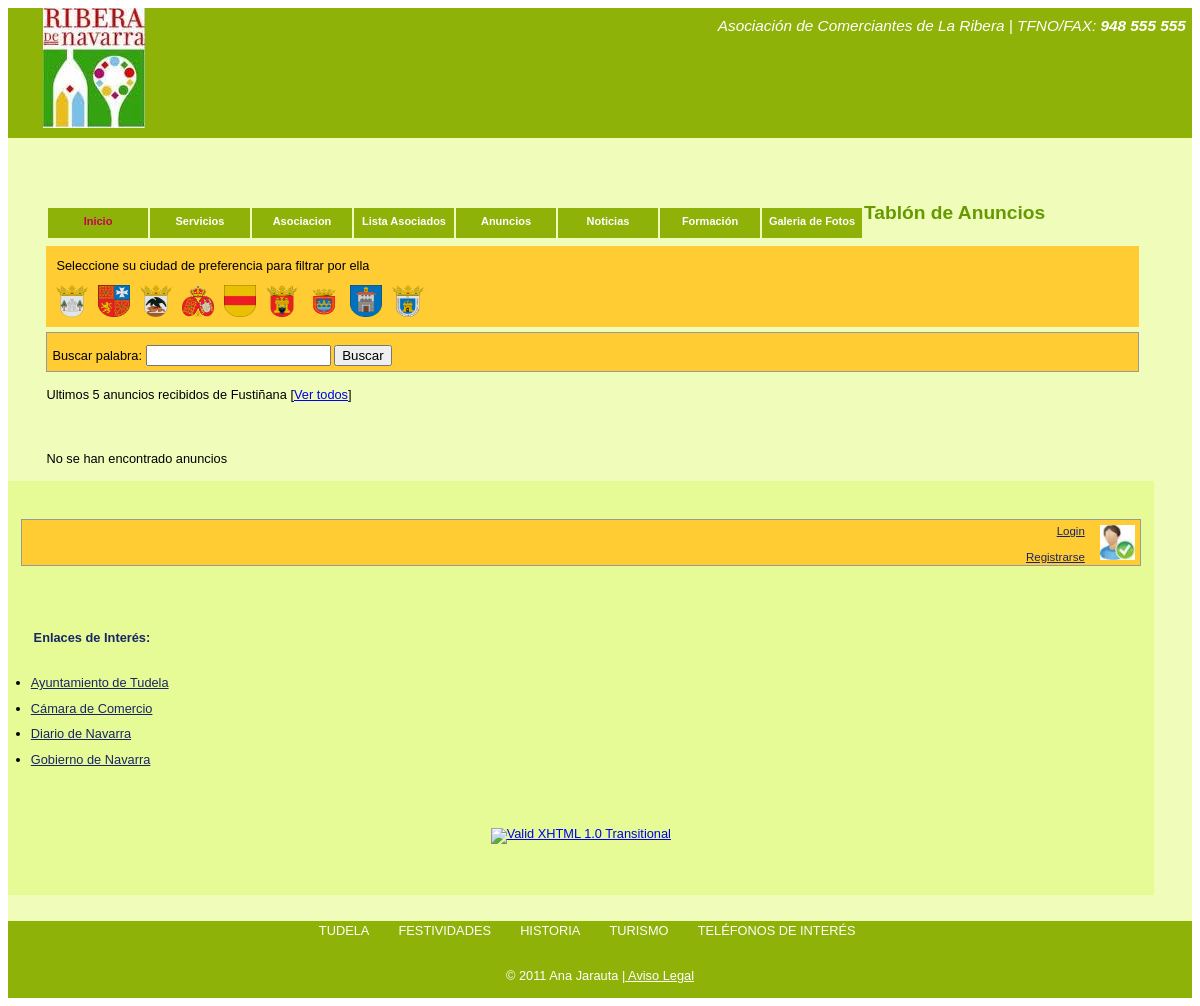
The app's page /Trabajo3/anuncios.php?ciudad=4 with its own data.
### tables this page shows
CREATE TABLE IF NOT EXISTS `ciudades` (
  `id_ciudad` int(10) unsigned NOT NULL AUTO_INCREMENT,
  `nombre_ciudad` varchar(150) NOT NULL,
  `imagen_ciudad` varchar(100) NOT NULL,
  PRIMARY KEY (`id_ciudad`)
);

### Trabajo3/librerias/recuadro_banderas_ciudad.php (the view)
<?php
if  (!isset($_COOKIE["ciudad_preferida"])) {
	?>
<div id="recuadrocookieciudad">
<div class="mensaje">Seleccione su ciudad de preferencia para filtrar por ella</div>
<?php
$ssql="Select * from ciudades where imagen_ciudad<>''";
$rs_todos_ciudad=mysql_query($ssql);
while ($fila=mysql_fetch_array($rs_todos_ciudad)) {
    echo '<div class="itemciudad">';
	echo '<a href="crea_cookie_ciudad.php?id_ciudad=' .$fila["id_ciudad"]. '">';
	echo genera_imagen_ciudad($fila["imagen_ciudad"]);
	echo "</a>";
	echo "</div>";
}
?>
</div>
<?php
} else {
	echo '<div id="recuadrocookieciudad">';
	echo "Tu cookie almacenada permite ver anuncios de " .dame_nombreciudad( $_COOKIE["ciudad_preferida"]);
	echo ' [<a href="eliminar_cookie.php">Eliminar cookie</a>]';
	echo "</div>";
}
?>

### Trabajo3/librerias/funciones.php (shortened to what this page needs)
<?php
function parametro_plantilla($variable){
  if (isset($GLOBALS[$variable])) {
		  echo $GLOBALS[$variable];
	  } else {
		  echo "No hay dato cargado" . $variable;
	  }
}
function dame_nombreciudad($id) {
	  $sql= "Select nombre_ciudad from ciudades where id_ciudad=". $id;
	  $rs= mysql_query($sql);
	  if (mysql_numrows($rs)>0) {
	    $fila= mysql_fetch_array($rs);
	    return $fila["nombre_ciudad"];
	  }
	  	return " ciudad desconocido";
}
function genera_imagen_ciudad($archivo) {
	$nombre=explode('.',$archivo);
	$a='<img border="0" src="imagenes/' . $archivo. '" title="' . $nombre[0] . '" width="32" height="32" alt="bandera" />';
	return	 $a;
}
?>

### Trabajo3/anuncios.php (shortened to what this page needs)
<?php
include_once("librerias/funciones.php");
 include_once("plantillas/cabecera.php");
   include_once("librerias/recuadro_banderas_ciudad.php");
 ?>
<form action="anuncios.php" method="post">
<div id="Asociados">
Buscar palabra: <input name="palabra" id="palabra" />
<input type="submit" name="buscador" value="Buscar" />
</div>
</form>
<?php
$filtro="";
$sql="";
$start=isset($_GET["start"])?(int) $_GET["start"]:0;
$hoy=date('Y-m-d');
 if (isset($_GET["ciudad"]) && ctype_digit($_GET["ciudad"]) ) {
	   if ($filtro=="") {
		   $filtro = "  ciudades.id_ciudad=" . $_GET["ciudad"];
	   }else {
		 $filtro .= " and  ciudades.id_ciudad=". $_GET["ciudad"];
	   }
	   $ciudad=$_GET["ciudad"];
 }
  if ($sql!="") {
	  if ($filtro=="") {
		  $sql.= " order by Puntos";
	  }else {
		  $sql.= " and ". $filtro . " order by Puntos";
	  }
	 echo "<p> Anuncios que contienen la/s palabra/s " . $_POST['palabra']. '  [<a href="eliminar_cookie.php">Ver todos</a>]' . "</p> <br />";
  } else {
	   if ($filtro=="") {
		 $sql="Select * from anuncios, ciudades where fbaja>'$hoy' and anuncios.id_ciudad= ciudades.id_ciudad  order by anuncios.falta desc ";
		 echo "<p> Ultimos 5 anuncios recibidos de todas las ciudades...." . '  [<a href="eliminar_cookie.php">Ver todos</a>]' . "</p> <br />";
	   }else {
		  $sql="Select * from anuncios, ciudades where fbaja>'$hoy' and anuncios.id_ciudad= ciudades.id_ciudad and " . $filtro . " order by anuncios.falta desc ";
  	      echo "<p> Ultimos 5 anuncios recibidos de " ;
	      echo dame_nombreciudad( $ciudad). '  [<a href="eliminar_cookie.php">Ver todos</a>]' ."</p> <br />";
	   }
  }
$rs= mysql_query($sql);
if (mysql_numrows($rs)>0) {
   while ($fila=mysql_fetch_array($rs)) {
	   echo "<div class='lineaanuncio'>";
	   echo "<p><b>". $fila["titulo_anuncio"] . "</b><br />";
	  echo  $fila["cuerpo_anuncio"] . "</p>";
	  echo "<div class='datosadicionales'>";
	  echo '<a href="anuncios.php?ciudad=' . $fila["id_ciudad"] . '" >'. genera_imagen_ciudad($fila["imagen_ciudad"]).  '</a>';
	  echo "<br />". $fila["nombre_ciudad"];
	  echo "</div>";
	  if ( $_SESSION["tipo"]=='ad') {
	      echo '[<a href="borrar_anuncio.php?id='. $fila["id_anuncio"] . '">Borrar</a>]';
	  }
	  echo "</div>";
   }
   ?>
   <div style="width:30em;margin-top:20px; text-align:center;">
  <?php if ($start>0) {?>
   <a class="avanzar" href="anuncios.php?start=<?php echo max($start-PAGE_SIZE_ANUN,0) ?> ">&lt;&lt;P&aacute;gina anterior</a>
  <?php } ?>
  &nbsp;
  <?php if ($start+ PAGE_SIZE_ANUN< $totalRows) {?>
   <a class="avanzar" href="anuncios.php?start=<?php echo min($start+PAGE_SIZE_ANUN,$totalRows) ?> ">P&aacute;gina siguiente&gt;&gt;</a>
  <?php } ?>
  </div>
<?php
} else {
	echo "<p> No se han encontrado anuncios </p>";
}
 include_once("plantillas/lateral.php");
 include_once("plantillas/pie.php");
?>

### Trabajo3/css/estilos2.css (style rules this page uses)
body { font: 0.8em/1em Verdana, Arial, Helvetica, sans-serif; outline-style: none; }
#recuadrocookieciudad { background-color:#FC3; padding:10px; overflow:hidden; }
.itemciudad { float:left; margin-right: 10px; }
#recuadrocookieciudad .mensaje { margin-bottom: 10px; }
#Asociados { margin: 5px 0 10px 0; padding:5px; border:1px #999999 solid; overflow:hidden; background-color:#FC3; }
input { float: none; margin:0.5em 0 0em 0; width: auto; }

### records on screen
ciudades: imagen_ciudad (picture)
ciudades: imagen_ciudad (picture)
ciudades: imagen_ciudad (picture)
ciudades: imagen_ciudad (picture), nombre_ciudad "Fustiñana"
ciudades: imagen_ciudad (picture)
ciudades: imagen_ciudad (picture)
ciudades: imagen_ciudad (picture)
ciudades: imagen_ciudad (picture)
ciudades: imagen_ciudad (picture)

### other values on screen
$GLOBALS[$variable] "Tablón de Anuncios"
